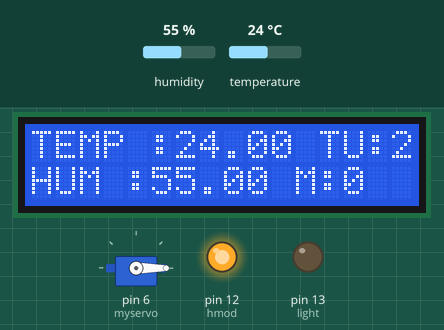
The sketch below on a simulated Arduino Uno, built with avr-gcc and run on an emulated ATmega328P. Parts: servo, 16×2 character LCD, output pins drawn as LEDs (lit = HIGH). The inputs (shaded band) are chosen by the test bench; at power-on: temperature 24 °C, humidity 55 %. What the sketch prints to the serial monitor is not drawn.

Above: at 1.2 s.
1.3 s: temperature set to 35 °C
At 3.6 s:
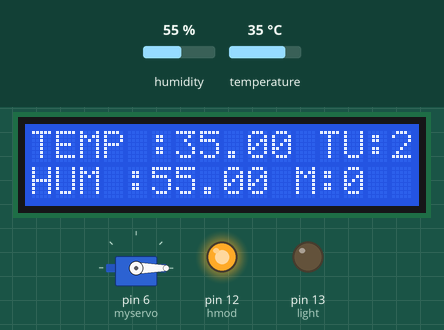
4.0 s: temperature set to 38 °C
At 5.0 s:
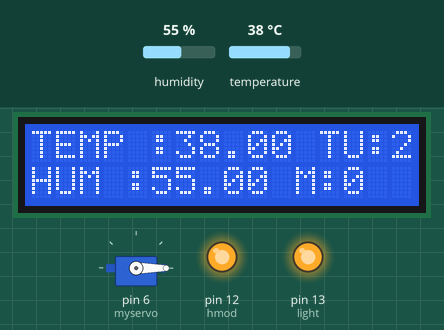
6.7 s: humidity set to 22 %
At 8.9 s:
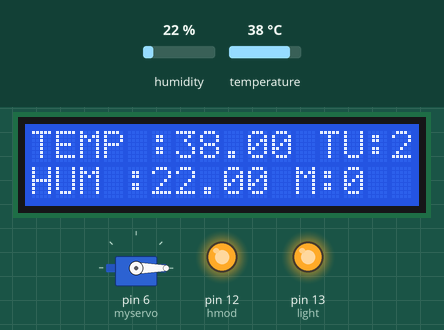
9.8 s: humidity set to 40 %
At 11.6 s:
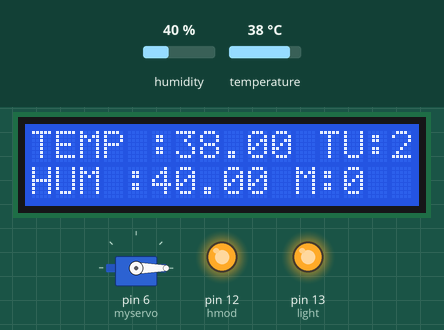
Timing chart, 0 to 13.1 s (numbered marks = the images above; inputs shaded):
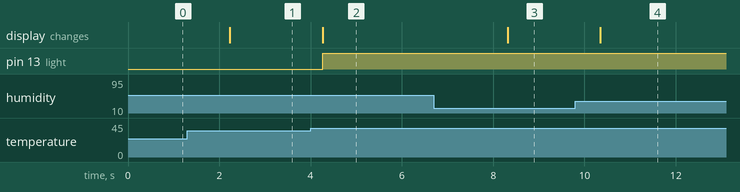

Measured:
- the behaviour switches between 36 and 37 °C on temperature (found by bisection; images 1 and 2)
- after the input at 1.3 s, the display: changes after 0.93 s (image 1)
- after the input at 4.0 s, pin 13 (light): LOW → HIGH after 0.26 s; the display: changes after 0.26 s (image 2)
- after the input at 6.7 s, the display: changes after 1.6 s (image 3)
- after the input at 9.8 s, the display: changes after 0.55 s (image 4)

The sketch:

incubator.ino
```cpp
#include <Servo.h>
#include <DHT.h>
#include <DHT_U.h>
#include <EEPROM.h>
#include <Wire.h>
#include <LiquidCrystal_I2C.h>

LiquidCrystal_I2C lcd(0x27, 16, 2);

#define DHTPIN 5

#define DHTTYPE DHT11
DHT dht(DHTPIN, DHTTYPE);

Servo myservo;

extern volatile unsigned long timer0_millis;
unsigned long t1,x=0;
int Time=90;
float uptemp=37;
float lowtemp=35;
float lowhum=65;
int turn=1;
int pos = 0;
int light=13,hmod=12;
int ht=0;


void setup() {
  Serial.begin(9600);
  turn=EEPROM.read("val");
  if(turn==1){myservo.write(170);}
  else{myservo.write(0);}
  pinMode(light,OUTPUT);
  pinMode(hmod,OUTPUT);
  digitalWrite(hmod,HIGH);
  myservo.attach(6);
  dht.begin();
  lcd.begin();
  lcd.backlight();

}

void loop() {

  t1=millis();
  Serial.print("mil  :  ");
  Serial.print(t1/1000);

  float h = dht.readHumidity();
  float t = dht.readTemperature();
  float f = dht.readTemperature(true);


  if(t1/1000==60){ //////////////////////reset milis
    x=x+1;
    noInterrupts ();
    timer0_millis = 0;
    interrupts ();
  }

  Serial.print("       ");
  Serial.print("sec  :  ");
  Serial.print(x);
  Serial.print("       ");
  Serial.print("t  :  ");
  Serial.print(turn);
  Serial.print("       ");


  Serial.print("Hum: ");
  Serial.print(h);
  Serial.print(" %\t");
  Serial.print("Temp: ");
  Serial.print(t);
  Serial.print(" *C ");
  Serial.println("");
  lcd.setCursor(0, 0);
  lcd.print("TEMP :");
  lcd.print(t);
  lcd.print(" TU:");
  lcd.print(turn);
  lcd.setCursor(0, 1);
  lcd.print("HUM :");
  lcd.print(h);
  lcd.print(" M:");
  lcd.print(x);

  if(x==Time && turn==255){

      for (pos = 0; pos <= 170; pos += 1) {
      myservo.write(pos);
      delay(15);
    }
    turn=1;
    EEPROM.write("val",turn);
    noInterrupts ();
    timer0_millis = 0;
    interrupts ();
    x=0;
    ht=0;

   }


  if(x==Time && turn==1){

      for (pos = 170; pos >= 0; pos -= 1) {
      myservo.write(pos);
      delay(15);
      }
      turn=255;
      EEPROM.write("val",turn);
      noInterrupts ();
      timer0_millis = 0;
      interrupts ();
      x=0;
      ht=0;
 }

  if(t>=uptemp){
    digitalWrite(light,HIGH);
  }

 if(t<=lowtemp){
    digitalWrite(light,LOW);
  }

 if(x-ht==1){
  if(h<lowhum){
    digitalWrite(hmod,LOW);
    ht=x;
    delay(5000);
    digitalWrite(hmod,HIGH);
  }
 }
  }
```
